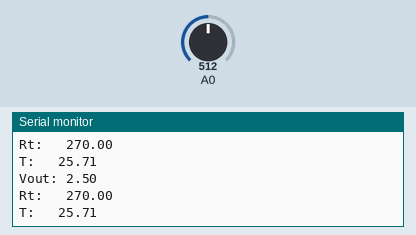
Simulated run of this sketch. Board: Arduino Zero (SAMD21). Shown: the last lines printed to the serial monitor. The test bench sets the inputs (shaded band); at power-on: A0 = 512 (analog values on the 0–1023 scale).

Above: at 1.6 s.
1.7 s: A0 set to 716
At 3.0 s:
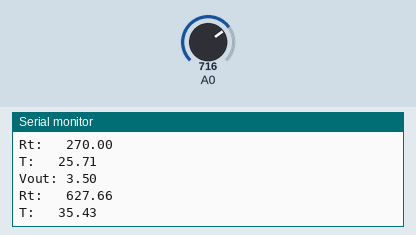
3.2 s: A0 set to 900
At 3.6 s:
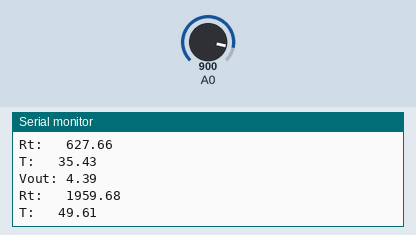
Timing chart, 0 to 6.2 s (numbered marks = the images above; inputs shaded):
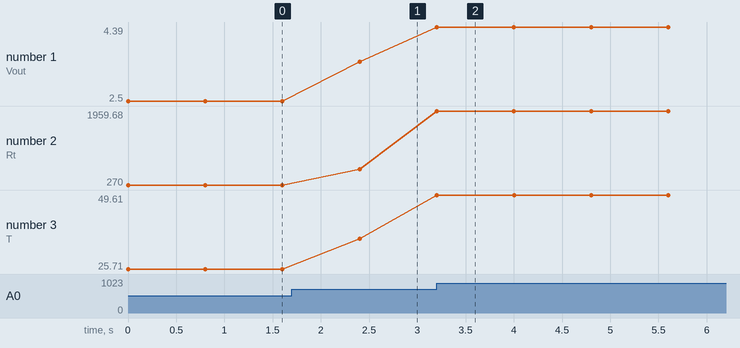

Measured:
- after the input at 1.7 s, the serial monitor: prints a new line after 0.70 s (image 1)
- after the input at 3.2 s, the serial monitor: prints a new line at once (image 2)
- plotted number 1: 2.5 → 3.5 after the input at 1.7 s, 3.5 → 4.39 after the input at 3.2 s
- plotted number 2: 270 → 627.66 after the input at 1.7 s, 627.66 → 1959.68 after the input at 3.2 s
- plotted number 3: 25.71 → 35.43 after the input at 1.7 s, 35.43 → 49.61 after the input at 3.2 s

The sketch:

test_temp1.ino
```cpp
#include <math.h>

int analogPin= 0;
int raw= 0;
int Vin= 5;
float Vout= 0;
float R1= 270.0;
float Rt= 0;
float R0= 250;
float T= 0;
float b=8000;


void setup()
{
Serial.begin(9600);
}

void loop()
{
analogReadResolution(12);
raw= analogRead(analogPin);
if(raw)
{

Vout= raw * (Vin/4096.0) ;
Rt= R1 * Vout/(Vin-Vout);
T=298*(-b)/(-b+298*log(Rt/R0))-273.15;
Serial.print("Vout: ");
Serial.println(Vout);
Serial.print("Rt: ");
Serial.print("\t");
Serial.println(Rt);
Serial.print("T: ");
Serial.print("\t");
Serial.println(T);
delay(800);
}
}
```
